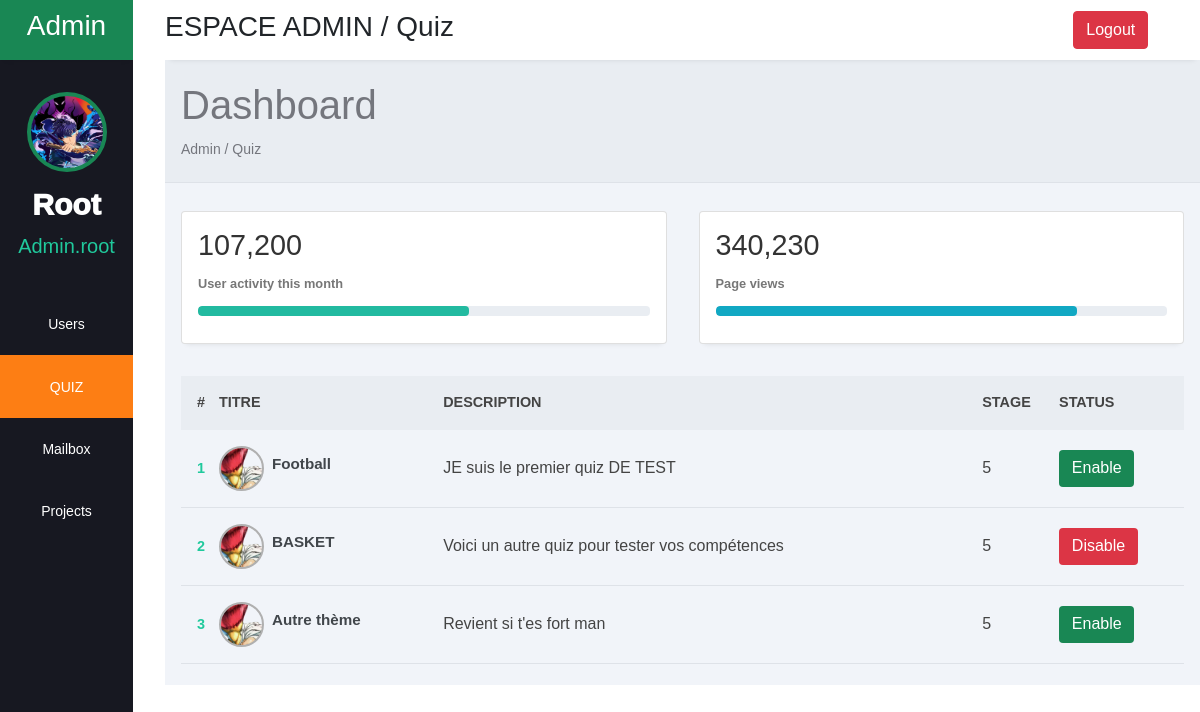
The app's page /quiz_admin.php (signed in) with its own data.
### tables this page shows
CREATE TABLE `quiz` (
  `id_quiz` int(11) NOT NULL,
  `titre` varchar(60) NOT NULL,
  `question1` varchar(255) NOT NULL,
  `question2` varchar(255) NOT NULL,
  `question3` varchar(255) NOT NULL,
  `question4` varchar(255) NOT NULL,
  `question5` varchar(255) NOT NULL,
  `description` varchar(255) NOT NULL,
  `status` tinyint(1) NOT NULL DEFAULT 1
);

### quiz_admin.php (the view, shortened to what this page needs)
<?php
	$bdd = new PDO('mysql:host=localhost;dbname=gestion_inf;', 'root','');
?>
<!DOCTYPE html>
<html lang="fr">
<head>
</head>
<body>
<!DOCTYPE html>
<html lang="fr">
<head>
	<link rel="stylesheet" href="style.css">
	<link rel="stylesheet" href="https://maxst.icons8.com/vue-static/landings/line-awesome/line-awesome/1.3.0/css/line-awesome.min.css">
	<link rel="stylesheet" href="css/bootstrap.css">
</head>
<body>
	<div class="sidebar">
		<div class="side-header">
			<h3>Admin</h3>
		</div>
		<div class="side-content">
			<div class="profile">
				<div class="profile-img bg-img" style="background-image: url(img/1.webp)"></div>
				<h4>Root</h4>
				<small>Admin.root</small>
			</div>
			<div class="side-menu">
				<ul>
					<li>
						<a href="admin.php">
							<small>Users</small>
						</a>
					</li>
					<li>
						<a href="quiz_admin.php" class="active">
							<small>QUIZ</small>
						</a>
					</li>
					<li>
						<a href="">
							<small>Mailbox</small>
						</a>
					</li>
					<li>
						<a href="">
							<small>Projects</small>
						</a>
					</li>
				</ul>
			</div>
		</div>
	</div>
	<div class="main-content">
		<header>
			<div class="header-content">
				<div class="header-menu">
					<div class="espace_admin">
						<h3>ESPACE ADMIN / Quiz</h3>
					</div>
					<a href="logout.php" class="btn btn-danger">Logout</a>
				</div>
			</div>
		</header>
		<main>
			<div class="page-header">
				<h1>Dashboard</h1>
				<small>Admin / Quiz</small>
			</div>
			<div class="page-content">
				<div class="analytics">
					<div class="card">
						<div class="card-head">
							<h2>107,200</h2>
						</div>
						<div class="card-progress">
							<small>User activity this month</small>
							<div class="card-indicator">
								<div class="indicator one" style="width: 60%"></div>
							</div>
						</div>
					</div>
					<div class="card">
						<div class="card-head">
							<h2>340,230</h2>
						</div>
						<div class="card-progress">
							<small>Page views</small>
							<div class="card-indicator">
								<div class="indicator two" style="width: 80%"></div>
							</div>
						</div>
					</div>
				</div>
				<div class="list table-responsive">
					<div>
						<table width="100%">
							<thead>
								<tr>
									<th>#</th>
									<th><span class="las la-sort"></span>TITRE</th>
									<th><span class="las la-sort"></span>DESCRIPTION</th>
									<th><span class="las la-sort"></span>STAGE</th>
									<th><span class="las la-sort"></span>STATUS</th>
								</tr>
							</thead>
								<tbody>
									<?php
										$requete = $bdd->query('SELECT * FROM quiz');
										$quizs = $requete->fetchAll(PDO::FETCH_ASSOC);
										foreach($quizs as $quiz) {
											?>
											<tr>
												<td><?= $quiz['id_quiz']; ?></td>
												<td>
													<div class="client">
														<div class="client-img bg-img" style="background-image: url(img/3.png)"></div>
														<div class="client-info">
															<h4><?= $quiz['titre']; ?> </h4>
														</div>
													</div>
												</td>
												<td>
													<?= $quiz['description']; ?>
												</td>
												<td>
													5
												</td>
												<td>
												<?php
													if(($quiz['status']) == 1){
														$statut_style = 'btn btn-danger';
													} else {
														$statut_style = 'btn btn-success';
													}
													?>
													<h3 <?php echo 'class="status_button btn btn-primary btn-sm'.$statut_style.'"'; ?>>
														<?php
															if(($quiz['status']) == 1){
																echo '<a href="status_quiz.php?id='.$quiz['id_quiz'].'&status=0">Disable</a>';
															} else {
																echo '<a href="status_quiz.php?id='.$quiz['id_quiz'].'&status=1">Enable</a>';
															}
														?>
													</h3>
												</td>
											</tr>
											<?php
										}
									?>
								</tbody>
					   </table>
					</div>
				</div>
			</div>
		</main>
	</div>
</body>
</html>
</body>
</html>

### style.css (style rules this page uses)
:root { --main-color: #0d6efd; --color-dark: #34425A; --text-grey: #B0B0B0; }
* { margin: 0; padding: 0; text-decoration: none; list-style-type: none; box-sizing: border-box; font-family: 'Merriweather', sans-serif; }
.sidebar { position: fixed; height: 100%; width: 133px; left: 0; bottom: 0; top: 0; z-index: 100; background: rgb(23, 24, 33); transition: left 300ms; }
.side-header { box-shadow: 0px 5px 5px -5px rgb(0 0 0 /10%); background: var(--bs-success); height: 60px; display: flex; justify-content: center; align-items: center; }
.side-header h3, side-head span { color: #fff; font-weight: 400; }
.side-content { height: calc(100vh - 60px); overflow: auto; }
.profile { text-align: center; padding: 2rem 0rem; }
.bg-img { background-repeat: no-repeat; background-size: cover; border-radius: 50%; background-size: cover; }
.profile-img { height: 80px; width: 80px; display: inline-block; margin: 0 auto .5rem auto; border: 4px solid var(--bs-green); }
.profile h4 { color: #fff; font-weight: 950; font-size: 30px; }
.profile small { color: var(--bs-teal); font-weight: 450; font-size: 20px; }
.side-menu ul { text-align: center; }
.side-menu a { display: block; padding: 1.2rem 0rem; }
.side-menu a.active { background: var(--bs-orange); }
.side-menu a.active span, .side-menu a.active small { color: #fff; }
.side-menu a span, .side-menu a small { color: #fff; }
.main-content { margin-left: 165px; width: calc(100% - 165px); transition: margin-left 300ms; }
header { position: fixed; right: 0; top: 0; left: 165px; z-index: 100; height: 60px; box-shadow: 0px 5px 5px -5px rgb(0 0 0 /10%); background: #fff; transition: left 300ms; }
.header-menu { padding: 0.6rem 0; display: flex; justify-content: space-between; align-content: center; flex-direction: row; align-items: center; }
.header-menu a { display: block; margin-right: calc(100% - 95%); }
main { margin-top: 60px; }
.page-header { padding: 1.3rem 1rem; background: #E9edf2; border-bottom: 1px solid #dee2e8; }
.page-header h1, .page-header small { color: #74767d; }
.page-content { padding: 1.3rem 1rem; background: #f1f4f9; }
.analytics { display: grid; grid-template-columns: repeat(4, 1fr); grid-gap: 2rem; margin-top: .5rem; margin-bottom: 2rem; }
.card { box-shadow: 0px 5px 5px -5px rgb(0 0 0 / 10%); background: #fff; padding: 1rem; border-radius: 3px; }
.card-head { display: flex; justify-content: space-between; align-items: center; }
.card-head h2 { color: #333; font-size: 1.8rem; font-weight: 500; }
.card-progress small { color: #777; font-size: .8rem; font-weight: 600; }
.card-indicator { margin: .7rem 0rem; height: 10px; border-radius: 4px; background: #e9edf2; overflow: hidden; }
.indicator { height: 10px; border-radius: 4px; }
.indicator.one { background: #22baa0; }
.indicator.two { background: #11a8c3; }
.table-responsive { width: 100%; overflow: auto; }
table { border-collapse: collapse; }
table thead tr { background: #e9edf2; }
table thead th { padding: 1rem 0rem; text-align: left; color: #444; font-size: .9rem; }
table thead th:first-child { padding-left: 1rem; }
table tbody td { padding: 1rem 0rem; color: #444; }
table tbody td:first-child { padding-left: 1rem; color: #20C99C; font-weight: 600; font-size: .9rem; }
table tbody tr { border-bottom: 1px solid #dee2e8; }
.client { display: flex; align-items: center; }
.client-img { margin-right: .5rem; border: 2px solid #b0b0b0; height: 45px; width: 45px; }
.client-info h4 { color: #41464b; font-size: .95rem; font-weight: 900; }
.status_button { margin: 0; font-size: 16px; border-radius: 4px; }
h3.status_button { padding: 0; border: none; }
h3.status_button a { display: block; width: 100%; padding: 0.4rem 0.8rem; }
@media only screen and (max-width: 1200px) { .analytics { grid-template-columns: repeat(2, 1fr); } }

### records on screen
quiz: id_quiz "1", titre "Football", description "JE suis le premier quiz DE TEST"
quiz: id_quiz "2", titre "BASKET", description "Voici un autre quiz pour tester vos compétences"
quiz: id_quiz "3", titre "Autre thème", description "Revient si t'es fort man"
